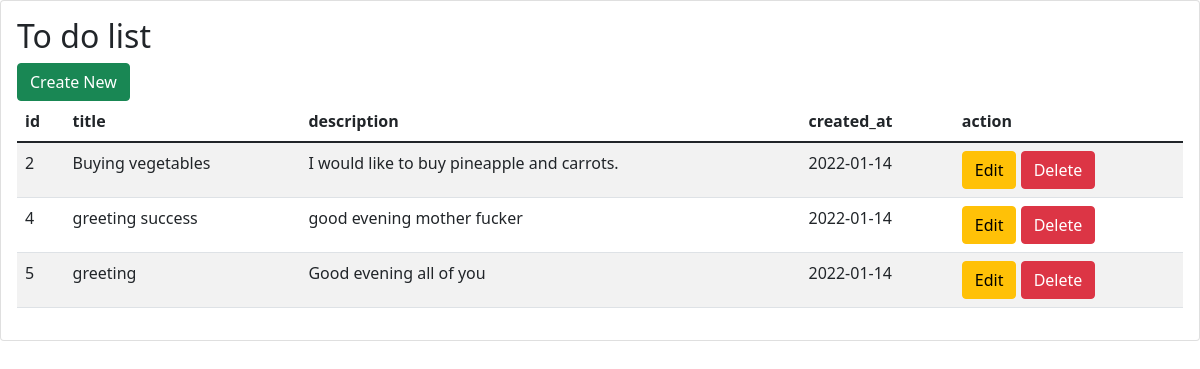
The page / on the database its author committed.
### tables this page shows
CREATE TABLE `todo` (
  `id` int(11) NOT NULL,
  `title` text NOT NULL,
  `description` text NOT NULL,
  `created_at` timestamp NOT NULL DEFAULT current_timestamp()
);

### index.php (the view, shortened to what this page needs)
<?php
    require "config.php";
    $pdostatement = $pdo->prepare("SELECT * FROM todo");
    $pdostatement->execute();
    $result = $pdostatement->fetchAll();
?>
<!DOCTYPE html>
<html lang="en">
<head>
    <link href="https://cdn.jsdelivr.net/npm/bootstrap@5.1.3/dist/css/bootstrap.min.css" rel="stylesheet">
</head>
<body>
        <div class="card">
            <div class="card-body">
                <h2>To do list</h2>
                <a href="add.php" class="btn btn-success" type="button">Create New </a>
                <table class="table table-striped">
                    <thead>
                        <tr>
                            <th>id</th>
                            <th>title</th>
                            <th>description</th>
                            <th>created_at</th>
                            <th>action</th>
                        </tr>
                    </thead>
                    <tbody>
                        <?php
                            if($result){
                                foreach($result as $value){ ?>
                                    <tr>
                                        <td><?php echo $value['id']; ?>  </td>
                                        <td><?= $value['title']; ?></td>
                                        <td><?= $value['description']; ?></td>
                                        <td><?= date("Y-m-d",strtotime ($value['created_at'])); ?></td>
                                        <td>
                                            <a href="edit.php?id=<?php echo $value['id']; ?>" type="button" class="btn btn-warning" >Edit</a>
                                            <a href="delete.php?id=<?php echo $value['id']; ?>" type="button" class="btn btn-danger">Delete</a>
                                        </td>
                                    </tr>
                                <?php
                                    }}
                                ?>
                    </tbody>
                </table>
            </div>
        </div>
</body>
</html>

### rows shown on the page
todo: id "2", title "Buying vegetables", description "I would like to buy pineapple and carrots.", created_at "2022-01-14"
todo: id "4", title "greeting success", description "good evening mother fucker", created_at "2022-01-14"
todo: id "5", title "greeting", description "Good evening all of you", created_at "2022-01-14"
